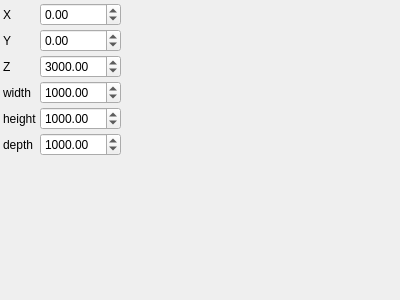
<?xml version="1.0" encoding="UTF-8"?>
<ui version="4.0">
 <class>AxisAlignedBoxParametersControlWidget</class> 
 <widget class="QWidget" name="AxisAlignedBoxParametersControlWidget">
  <property name="geometry">
   <rect>
    <x>0</x>
    <y>0</y>
    <width>400</width>
    <height>300</height>
   </rect>
  </property>
  <property name="windowTitle">
   <string>AxisAlignedBoxParameters</string>
  </property>
  <layout class="QGridLayout" name="gridLayout">
   <property name="margin">
    <number>3</number>
   </property>
   <property name="spacing">
    <number>3</number>
   </property>
    <item row="0" column="0">
     <widget class="QLabel" name="label_0">
       <property name="text">
         <string>X</string>
       </property>
     </widget>
    </item>
    <item row="0" column="1">
     <widget class="QDoubleSpinBox" name="xSpinBox">
       <property name="toolTip">
         <string>X</string>
       </property>
       <property name="minimum">
        <double>-50000</double>
       </property>
       <property name="maximum">
        <double>50000</double>
       </property>
       <property name="singleStep">
        <double>100</double>
       </property>
       <property name="value">
        <double>0</double>
       </property>
     </widget>
    </item>
    <item row="1" column="0">
     <widget class="QLabel" name="label_1">
       <property name="text">
         <string>Y</string>
       </property>
     </widget>
    </item>
    <item row="1" column="1">
     <widget class="QDoubleSpinBox" name="ySpinBox">
       <property name="toolTip">
         <string>Y</string>
       </property>
       <property name="minimum">
        <double>-50000</double>
       </property>
       <property name="maximum">
        <double>50000</double>
       </property>
       <property name="singleStep">
        <double>100</double>
       </property>
       <property name="value">
        <double>0</double>
       </property>
     </widget>
    </item>
    <item row="2" column="0">
     <widget class="QLabel" name="label_2">
       <property name="text">
         <string>Z</string>
       </property>
     </widget>
    </item>
    <item row="2" column="1">
     <widget class="QDoubleSpinBox" name="zSpinBox">
       <property name="toolTip">
         <string>Z</string>
       </property>
       <property name="minimum">
        <double>-50000</double>
       </property>
       <property name="maximum">
        <double>50000</double>
       </property>
       <property name="singleStep">
        <double>100</double>
       </property>
       <property name="value">
        <double>3000</double>
       </property>
     </widget>
    </item>
    <item row="3" column="0">
     <widget class="QLabel" name="label_3">
       <property name="text">
         <string>width</string>
       </property>
     </widget>
    </item>
    <item row="3" column="1">
     <widget class="QDoubleSpinBox" name="widthSpinBox">
       <property name="toolTip">
         <string>width</string>
       </property>
       <property name="minimum">
        <double>-50000</double>
       </property>
       <property name="maximum">
        <double>50000</double>
       </property>
       <property name="singleStep">
        <double>100</double>
       </property>
       <property name="value">
        <double>1000</double>
       </property>
     </widget>
    </item>
    <item row="4" column="0">
     <widget class="QLabel" name="label_4">
       <property name="text">
         <string>height</string>
       </property>
     </widget>
    </item>
    <item row="4" column="1">
     <widget class="QDoubleSpinBox" name="heightSpinBox">
       <property name="toolTip">
         <string>height</string>
       </property>
       <property name="minimum">
        <double>-50000</double>
       </property>
       <property name="maximum">
        <double>50000</double>
       </property>
       <property name="singleStep">
        <double>100</double>
       </property>
       <property name="value">
        <double>1000</double>
       </property>
     </widget>
    </item>
    <item row="5" column="0">
     <widget class="QLabel" name="label_5">
       <property name="text">
         <string>depth</string>
       </property>
     </widget>
    </item>
    <item row="5" column="1">
     <widget class="QDoubleSpinBox" name="depthSpinBox">
       <property name="toolTip">
         <string>depth</string>
       </property>
       <property name="minimum">
        <double>-50000</double>
       </property>
       <property name="maximum">
        <double>50000</double>
       </property>
       <property name="singleStep">
        <double>100</double>
       </property>
       <property name="value">
        <double>1000</double>
       </property>
     </widget>
    </item>
   <item row="6" column="0">
    <spacer name="verticalSpacer">
     <property name="orientation">
      <enum>Qt::Vertical</enum>
     </property>
     <property name="sizeHint" stdset="0">
      <size>
       <width>0</width>
       <height>0</height>
      </size>
     </property>
    </spacer>
   </item>
   <item row="6" column="2">
    <spacer name="horizontalSpacer">
     <property name="orientation">
      <enum>Qt::Horizontal</enum>
     </property>
     <property name="sizeHint" stdset="0">
      <size>
       <width>0</width>
       <height>0</height>
      </size>
     </property>
    </spacer>
   </item>
  </layout>
 </widget>
 <layoutdefault spacing="3" margin="3"/>
 <resources/>
 <connections>
  <connection>
   <sender>xSpinBox</sender>
   <signal>valueChanged(double)</signal>
   <receiver>AxisAlignedBoxParametersControlWidget</receiver>
   <slot>changeParameters()</slot>
  </connection>
  <connection>
   <sender>ySpinBox</sender>
   <signal>valueChanged(double)</signal>
   <receiver>AxisAlignedBoxParametersControlWidget</receiver>
   <slot>changeParameters()</slot>
  </connection>
  <connection>
   <sender>zSpinBox</sender>
   <signal>valueChanged(double)</signal>
   <receiver>AxisAlignedBoxParametersControlWidget</receiver>
   <slot>changeParameters()</slot>
  </connection>
  <connection>
   <sender>widthSpinBox</sender>
   <signal>valueChanged(double)</signal>
   <receiver>AxisAlignedBoxParametersControlWidget</receiver>
   <slot>changeParameters()</slot>
  </connection>
  <connection>
   <sender>heightSpinBox</sender>
   <signal>valueChanged(double)</signal>
   <receiver>AxisAlignedBoxParametersControlWidget</receiver>
   <slot>changeParameters()</slot>
  </connection>
  <connection>
   <sender>depthSpinBox</sender>
   <signal>valueChanged(double)</signal>
   <receiver>AxisAlignedBoxParametersControlWidget</receiver>
   <slot>changeParameters()</slot>
  </connection>
 </connections>
 <slots>
  <slot>changeParameters()</slot>
 </slots>
 <customwidgets>
 </customwidgets>
</ui>
